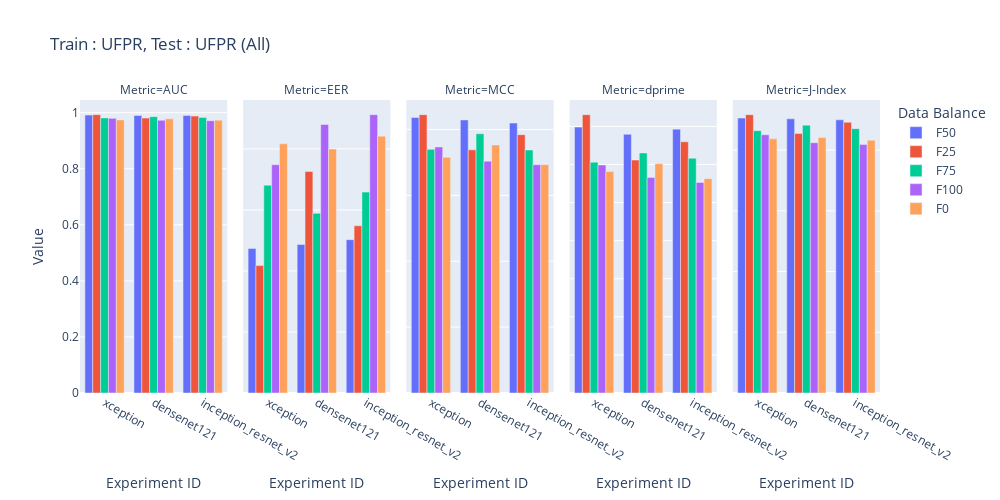

Source (notebook cell):
### Code cell
import plotly.express as px
import pandas as pd
from copy import deepcopy

df_50 = pd.read_csv('/home/sreeraj/lab/nsf/final_eval/results/across_model_ufpr_subject_report.csv', header=1)
df_50['Data Balance'] = 'F50'

df = pd.read_csv('/home/sreeraj/lab/nsf/final_eval/results/across_databalance_ufpr_subject_report.csv', header=1)
df = df.iloc[:-15]

df['Data Balance'] = df['Experiment ID'].apply(lambda x:float(x.split('_')[-1]))
df['Data Balance'] = df['Data Balance'].apply(lambda x:f'F{int(x*100)}')
df['Experiment ID'] = df['Experiment ID'].apply(lambda x: '_'.join(x.split('_')[:-1]))

df_50 = df_50[df_50['Experiment ID'].isin(df['Experiment ID'].unique())]
df = pd.concat([df_50, df])



df['Gender'] = df['Experiment ID'].apply(lambda x: x.split('_')[-1])
df = df[df['Gender'] == 'all']
df['Experiment ID'] = df['Experiment ID'].apply(lambda x: '_'.join(x.split('_')[:-1]))

df.head()

df_auc = deepcopy(df)
df_auc['Value'] = df_auc['AUC']
df_auc['Metric'] = 'AUC'

df_eer = deepcopy(df)
df_eer['Value'] = df_eer['EER']
df_eer['Metric'] = 'EER'

df_dprime = deepcopy(df)
df_dprime['Value'] = df_dprime["Sensitivity index (d')"]
df_dprime['Metric'] = 'dprime'

df_mcc = deepcopy(df)
df_mcc['Value'] = df_mcc['MCC']
df_mcc['Metric'] = 'MCC'

df_jindex = deepcopy(df)
df_jindex['Value'] = df_mcc['J-Index']
df_jindex['Metric'] = 'J-Index'

df = pd.concat([df_auc, df_eer, df_mcc, df_dprime, df_jindex])
print(df.head())

fig = px.bar(df, x='Experiment ID', y=['Value'], title='Train : UFPR, Test : UFPR (All)', barmode='group', color='Data Balance', labels={'value': 'Value', 'variable': 'Metrics'},width=1000, height=500, facet_col='Metric')
fig.update_yaxes(matches=None)
fig.show()

### Figure 1 — Plotly figure (JSON) as saved in the notebook; plotly's stock layout.template omitted (floating-point values rounded to 4 significant figures)
{"data": [{"alignmentgroup": "True", "hovertemplate": "Data Balance=F50<br>Metric=AUC<br>Experiment ID=%{x}<br>Value=%{y}<extra></extra>", "legendgroup": "F50", "marker": {"color": "#636efa", "pattern": {"shape": ""}}, "name": "F50", "offsetgroup": "F50", "orientation": "v", "showlegend": true, "textposition": "auto", "type": "bar", "x": ["xception", "densenet121", "inception_resnet_v2"], "xaxis": "x", "y": [0.9914, 0.9902, 0.9901], "yaxis": "y"}, {"alignmentgroup": "True", "hovertemplate": "Data Balance=F50<br>Metric=EER<br>Experiment ID=%{x}<br>Value=%{y}<extra></extra>", "legendgroup": "F50", "marker": {"color": "#636efa", "pattern": {"shape": ""}}, "name": "F50", "offsetgroup": "F50", "orientation": "v", "showlegend": false, "textposition": "auto", "type": "bar", "x": ["xception", "densenet121", "inception_resnet_v2"], "xaxis": "x2", "y": [0.04734, 0.04866, 0.05025], "yaxis": "y2"}, {"alignmentgroup": "True", "hovertemplate": "Data Balance=F50<br>Metric=MCC<br>Experiment ID=%{x}<br>Value=%{y}<extra></extra>", "legendgroup": "F50", "marker": {"color": "#636efa", "pattern": {"shape": ""}}, "name": "F50", "offsetgroup": "F50", "orientation": "v", "showlegend": false, "textposition": "auto", "type": "bar", "x": ["xception", "densenet121", "inception_resnet_v2"], "xaxis": "x3", "y": [0.8366, 0.8292, 0.8197], "yaxis": "y3"}, {"alignmentgroup": "True", "hovertemplate": "Data Balance=F50<br>Metric=dprime<br>Experiment ID=%{x}<br>Value=%{y}<extra></extra>", "legendgroup": "F50", "marker": {"color": "#636efa", "pattern": {"shape": ""}}, "name": "F50", "offsetgroup": "F50", "orientation": "v", "showlegend": false, "textposition": "auto", "type": "bar", "x": ["xception", "densenet121", "inception_resnet_v2"], "xaxis": "x4", "y": [3.491, 3.396, 3.464], "yaxis": "y4"}, {"alignmentgroup": "True", "hovertemplate": "Data Balance=F50<br>Metric=J-Index<br>Experiment ID=%{x}<br>Value=%{y}<extra></extra>", "legendgroup": "F50", "marker": {"color": "#636efa", "pattern": {"shape": ""}}, "name": "F50", "offsetgroup": "F50", "orientation": "v", "showlegend": false, "textposition": "auto", "type": "bar", "x": ["xception", "densenet121", "inception_resnet_v2"], "xaxis": "x5", "y": [0.9057, 0.9032, 0.8997], "yaxis": "y5"}, {"alignmentgroup": "True", "hovertemplate": "Data Balance=F25<br>Metric=AUC<br>Experiment ID=%{x}<br>Value=%{y}<extra></extra>", "legendgroup": "F25", "marker": {"color": "#EF553B", "pattern": {"shape": ""}}, "name": "F25", "offsetgroup": "F25", "orientation": "v", "showlegend": true, "textposition": "auto", "type": "bar", "x": ["inception_resnet_v2", "xception", "densenet121"], "xaxis": "x", "y": [0.9879, 0.993, 0.9808], "yaxis": "y"}, {"alignmentgroup": "True", "hovertemplate": "Data Balance=F25<br>Metric=EER<br>Experiment ID=%{x}<br>Value=%{y}<extra></extra>", "legendgroup": "F25", "marker": {"color": "#EF553B", "pattern": {"shape": ""}}, "name": "F25", "offsetgroup": "F25", "orientation": "v", "showlegend": false, "textposition": "auto", "type": "bar", "x": ["inception_resnet_v2", "xception", "densenet121"], "xaxis": "x2", "y": [0.05481, 0.04175, 0.07261], "yaxis": "y2"}, {"alignmentgroup": "True", "hovertemplate": "Data Balance=F25<br>Metric=MCC<br>Experiment ID=%{x}<br>Value=%{y}<extra></extra>", "legendgroup": "F25", "marker": {"color": "#EF553B", "pattern": {"shape": ""}}, "name": "F25", "offsetgroup": "F25", "orientation": "v", "showlegend": false, "textposition": "auto", "type": "bar", "x": ["inception_resnet_v2", "xception", "densenet121"], "xaxis": "x3", "y": [0.7843, 0.8452, 0.7383], "yaxis": "y3"}, {"alignmentgroup": "True", "hovertemplate": "Data Balance=F25<br>Metric=dprime<br>Experiment ID=%{x}<br>Value=%{y}<extra></extra>", "legendgroup": "F25", "marker": {"color": "#EF553B", "pattern": {"shape": ""}}, "name": "F25", "offsetgroup": "F25", "orientation": "v", "showlegend": false, "textposition": "auto", "type": "bar", "x": ["inception_resnet_v2", "xception", "densenet121"], "xaxis": "x4", "y": [3.298, 3.654, 3.058], "yaxis": "y4"}, {"alignmentgroup": "True", "hovertemplate": "Data Balance=F25<br>Metric=J-Index<br>Experiment ID=%{x}<br>Value=%{y}<extra></extra>", "legendgroup": "F25", "marker": {"color": "#EF553B", "pattern": {"shape": ""}}, "name": "F25", "offsetgroup": "F25", "orientation": "v", "showlegend": false, "textposition": "auto", "type": "bar", "x": ["inception_resnet_v2", "xception", "densenet121"], "xaxis": "x5", "y": [0.8919, 0.9168, 0.855], "yaxis": "y5"}, {"alignmentgroup": "True", "hovertemplate": "Data Balance=F75<br>Metric=AUC<br>Experiment ID=%{x}<br>Value=%{y}<extra></extra>", "legendgroup": "F75", "marker": {"color": "#00cc96", "pattern": {"shape": ""}}, "name": "F75", "offsetgroup": "F75", "orientation": "v", "showlegend": true, "textposition": "auto", "type": "bar", "x": ["inception_resnet_v2", "xception", "densenet121"], "xaxis": "x", "y": [0.9833, 0.9815, 0.986], "yaxis": "y"}, {"alignmentgroup": "True", "hovertemplate": "Data Balance=F75<br>Metric=EER<br>Experiment ID=%{x}<br>Value=%{y}<extra></extra>", "legendgroup": "F75", "marker": {"color": "#00cc96", "pattern": {"shape": ""}}, "name": "F75", "offsetgroup": "F75", "orientation": "v", "showlegend": false, "textposition": "auto", "type": "bar", "x": ["inception_resnet_v2", "xception", "densenet121"], "xaxis": "x2", "y": [0.06584, 0.06812, 0.05889], "yaxis": "y2"}, {"alignmentgroup": "True", "hovertemplate": "Data Balance=F75<br>Metric=MCC<br>Experiment ID=%{x}<br>Value=%{y}<extra></extra>", "legendgroup": "F75", "marker": {"color": "#00cc96", "pattern": {"shape": ""}}, "name": "F75", "offsetgroup": "F75", "orientation": "v", "showlegend": false, "textposition": "auto", "type": "bar", "x": ["inception_resnet_v2", "xception", "densenet121"], "xaxis": "x3", "y": [0.7378, 0.7398, 0.787], "yaxis": "y3"}, {"alignmentgroup": "True", "hovertemplate": "Data Balance=F75<br>Metric=dprime<br>Experiment ID=%{x}<br>Value=%{y}<extra></extra>", "legendgroup": "F75", "marker": {"color": "#00cc96", "pattern": {"shape": ""}}, "name": "F75", "offsetgroup": "F75", "orientation": "v", "showlegend": false, "textposition": "auto", "type": "bar", "x": ["inception_resnet_v2", "xception", "densenet121"], "xaxis": "x4", "y": [3.083, 3.03, 3.151], "yaxis": "y4"}, {"alignmentgroup": "True", "hovertemplate": "Data Balance=F75<br>Metric=J-Index<br>Experiment ID=%{x}<br>Value=%{y}<extra></extra>", "legendgroup": "F75", "marker": {"color": "#00cc96", "pattern": {"shape": ""}}, "name": "F75", "offsetgroup": "F75", "orientation": "v", "showlegend": false, "textposition": "auto", "type": "bar", "x": ["inception_resnet_v2", "xception", "densenet121"], "xaxis": "x5", "y": [0.8707, 0.8641, 0.8822], "yaxis": "y5"}, {"alignmentgroup": "True", "hovertemplate": "Data Balance=F100<br>Metric=AUC<br>Experiment ID=%{x}<br>Value=%{y}<extra></extra>", "legendgroup": "F100", "marker": {"color": "#ab63fa", "pattern": {"shape": ""}}, "name": "F100", "offsetgroup": "F100", "orientation": "v", "showlegend": true, "textposition": "auto", "type": "bar", "x": ["xception", "inception_resnet_v2", "densenet121"], "xaxis": "x", "y": [0.9798, 0.9714, 0.9728], "yaxis": "y"}, {"alignmentgroup": "True", "hovertemplate": "Data Balance=F100<br>Metric=EER<br>Experiment ID=%{x}<br>Value=%{y}<extra></extra>", "legendgroup": "F100", "marker": {"color": "#ab63fa", "pattern": {"shape": ""}}, "name": "F100", "offsetgroup": "F100", "orientation": "v", "showlegend": false, "textposition": "auto", "type": "bar", "x": ["xception", "inception_resnet_v2", "densenet121"], "xaxis": "x2", "y": [0.07483, 0.09123, 0.08801], "yaxis": "y2"}, {"alignmentgroup": "True", "hovertemplate": "Data Balance=F100<br>Metric=MCC<br>Experiment ID=%{x}<br>Value=%{y}<extra></extra>", "legendgroup": "F100", "marker": {"color": "#ab63fa", "pattern": {"shape": ""}}, "name": "F100", "offsetgroup": "F100", "orientation": "v", "showlegend": false, "textposition": "auto", "type": "bar", "x": ["xception", "inception_resnet_v2", "densenet121"], "xaxis": "x3", "y": [0.747, 0.6932, 0.704], "yaxis": "y3"}, {"alignmentgroup": "True", "hovertemplate": "Data Balance=F100<br>Metric=dprime<br>Experiment ID=%{x}<br>Value=%{y}<extra></extra>", "legendgroup": "F100", "marker": {"color": "#ab63fa", "pattern": {"shape": ""}}, "name": "F100", "offsetgroup": "F100", "orientation": "v", "showlegend": false, "textposition": "auto", "type": "bar", "x": ["xception", "inception_resnet_v2", "densenet121"], "xaxis": "x4", "y": [2.994, 2.763, 2.828], "yaxis": "y4"}, {"alignmentgroup": "True", "hovertemplate": "Data Balance=F100<br>Metric=J-Index<br>Experiment ID=%{x}<br>Value=%{y}<extra></extra>", "legendgroup": "F100", "marker": {"color": "#ab63fa", "pattern": {"shape": ""}}, "name": "F100", "offsetgroup": "F100", "orientation": "v", "showlegend": false, "textposition": "auto", "type": "bar", "x": ["xception", "inception_resnet_v2", "densenet121"], "xaxis": "x5", "y": [0.8508, 0.8182, 0.8244], "yaxis": "y5"}, {"alignmentgroup": "True", "hovertemplate": "Data Balance=F0<br>Metric=AUC<br>Experiment ID=%{x}<br>Value=%{y}<extra></extra>", "legendgroup": "F0", "marker": {"color": "#FFA15A", "pattern": {"shape": ""}}, "name": "F0", "offsetgroup": "F0", "orientation": "v", "showlegend": true, "textposition": "auto", "type": "bar", "x": ["densenet121", "xception", "inception_resnet_v2"], "xaxis": "x", "y": [0.9781, 0.9742, 0.9735], "yaxis": "y"}, {"alignmentgroup": "True", "hovertemplate": "Data Balance=F0<br>Metric=EER<br>Experiment ID=%{x}<br>Value=%{y}<extra></extra>", "legendgroup": "F0", "marker": {"color": "#FFA15A", "pattern": {"shape": ""}}, "name": "F0", "offsetgroup": "F0", "orientation": "v", "showlegend": false, "textposition": "auto", "type": "bar", "x": ["densenet121", "xception", "inception_resnet_v2"], "xaxis": "x2", "y": [0.07995, 0.08167, 0.08418], "yaxis": "y2"}, {"alignmentgroup": "True", "hovertemplate": "Data Balance=F0<br>Metric=MCC<br>Experiment ID=%{x}<br>Value=%{y}<extra></extra>", "legendgroup": "F0", "marker": {"color": "#FFA15A", "pattern": {"shape": ""}}, "name": "F0", "offsetgroup": "F0", "orientation": "v", "showlegend": false, "textposition": "auto", "type": "bar", "x": ["densenet121", "xception", "inception_resnet_v2"], "xaxis": "x3", "y": [0.7531, 0.716, 0.6933], "yaxis": "y3"}, {"alignmentgroup": "True", "hovertemplate": "Data Balance=F0<br>Metric=dprime<br>Experiment ID=%{x}<br>Value=%{y}<extra></extra>", "legendgroup": "F0", "marker": {"color": "#FFA15A", "pattern": {"shape": ""}}, "name": "F0", "offsetgroup": "F0", "orientation": "v", "showlegend": false, "textposition": "auto", "type": "bar", "x": ["densenet121", "xception", "inception_resnet_v2"], "xaxis": "x4", "y": [3.01, 2.907, 2.813], "yaxis": "y4"}, {"alignmentgroup": "True", "hovertemplate": "Data Balance=F0<br>Metric=J-Index<br>Experiment ID=%{x}<br>Value=%{y}<extra></extra>", "legendgroup": "F0", "marker": {"color": "#FFA15A", "pattern": {"shape": ""}}, "name": "F0", "offsetgroup": "F0", "orientation": "v", "showlegend": false, "textposition": "auto", "type": "bar", "x": ["densenet121", "xception", "inception_resnet_v2"], "xaxis": "x5", "y": [0.8414, 0.8371, 0.8323], "yaxis": "y5"}], "layout": {"annotations": [{"font": {}, "showarrow": false, "text": "Metric=AUC", "x": 0.092, "xanchor": "center", "xref": "paper", "y": 1, "yanchor": "bottom", "yref": "paper"}, {"font": {}, "showarrow": false, "text": "Metric=EER", "x": 0.296, "xanchor": "center", "xref": "paper", "y": 1, "yanchor": "bottom", "yref": "paper"}, {"font": {}, "showarrow": false, "text": "Metric=MCC", "x": 0.5, "xanchor": "center", "xref": "paper", "y": 1, "yanchor": "bottom", "yref": "paper"}, {"font": {}, "showarrow": false, "text": "Metric=dprime", "x": 0.704, "xanchor": "center", "xref": "paper", "y": 1, "yanchor": "bottom", "yref": "paper"}, {"font": {}, "showarrow": false, "text": "Metric=J-Index", "x": 0.908, "xanchor": "center", "xref": "paper", "y": 1, "yanchor": "bottom", "yref": "paper"}], "barmode": "group", "height": 500, "legend": {"title": {"text": "Data Balance"}, "tracegroupgap": 0}, "title": {"text": "Train : UFPR, Test : UFPR (All)"}, "width": 1000, "xaxis": {"anchor": "y", "domain": [0, 0.184], "title": {"text": "Experiment ID"}}, "xaxis2": {"anchor": "y2", "domain": [0.204, 0.388], "matches": "x", "title": {"text": "Experiment ID"}}, "xaxis3": {"anchor": "y3", "domain": [0.408, 0.592], "matches": "x", "title": {"text": "Experiment ID"}}, "xaxis4": {"anchor": "y4", "domain": [0.612, 0.796], "matches": "x", "title": {"text": "Experiment ID"}}, "xaxis5": {"anchor": "y5", "domain": [0.816, 1], "matches": "x", "title": {"text": "Experiment ID"}}, "yaxis": {"anchor": "x", "domain": [0, 1], "title": {"text": "Value"}}, "yaxis2": {"anchor": "x2", "domain": [0, 1], "showticklabels": false}, "yaxis3": {"anchor": "x3", "domain": [0, 1], "showticklabels": false}, "yaxis4": {"anchor": "x4", "domain": [0, 1], "showticklabels": false}, "yaxis5": {"anchor": "x5", "domain": [0, 1], "showticklabels": false}}}
